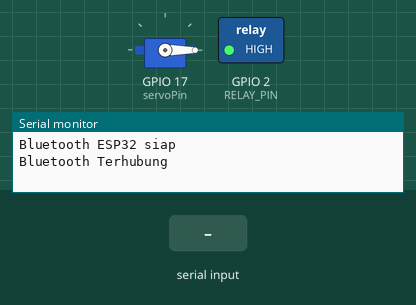
Bench run of a sketch on a simulated ESP32. On the bench: servo, switched loads named in the sketch (green lamp = pin HIGH), the last lines printed to the serial monitor. The inputs (shaded band) are chosen by the test bench. Nothing arrives over Bluetooth unless stated.

Above: at 1.2 s.
1.3 s: "1\n" received over the second serial link
At 2.7 s:
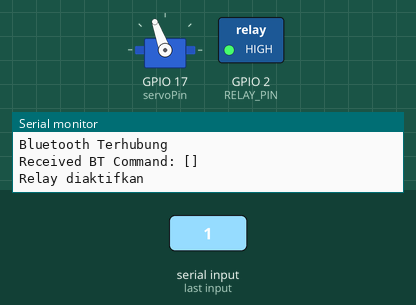
4.3 s: "0\n" received over the second serial link
At 5.0 s:
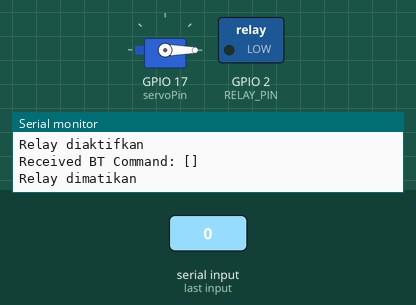
Timing chart, 0 to 7.3 s (numbered marks = the images above; inputs shaded):
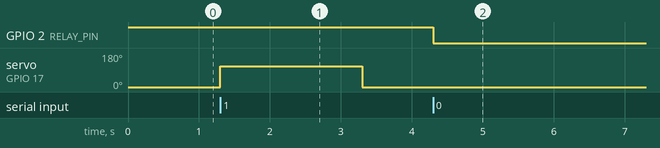

Measured:
- after the input at 1.3 s, servo on GPIO 17 (servoPin): 0° → 110° at once, → 0° 2.0 s later
- after the input at 4.3 s, GPIO 2 (RELAY_PIN): HIGH → LOW at once

The sketch:

tugasfinalpetfeeder.ino
```cpp
#include <Wire.h>
#include <BluetoothSerial.h>
#include <ESP32Servo.h>

BluetoothSerial SerialBT; // Inisialisasi Bluetooth Serial
Servo Servo;
long duration;
float distance;
#define RELAY_PIN 2        // Pin relay terhubung ke pin 2 ESP32
#define TRIG_PIN 18
#define ECHO_PIN 26
const int servoPin = 17;

// Inisialisasi LCD I2C 20x4 dengan alamat 0x27

bool bluetoothConnected = false; // Status koneksi Bluetooth

void setup() {
  pinMode(RELAY_PIN, OUTPUT);
  pinMode(TRIG_PIN, OUTPUT); //sensor
  pinMode(ECHO_PIN, INPUT); //sensor
  digitalWrite(RELAY_PIN, OUTPUT);
  Serial.begin(115200);
  SerialBT.begin("ESP32"); // Nama Bluetooth ESP32
  Serial.println("Bluetooth ESP32 siap");

  // Inisialisasi LCD
    Servo.attach(servoPin);
  Servo.write(0); // Posisi awal

}

void loop() {
  // Periksa apakah Bluetooth terhubung
  if (SerialBT.hasClient() && !bluetoothConnected) {
    bluetoothConnected = true;
    Serial.println("Bluetooth Terhubung");
  } else if (!SerialBT.hasClient() && bluetoothConnected) {
    bluetoothConnected = false;
    Serial.println("Bluetooth Terputus");
  }

  // Cek data yang diterima dari Bluetooth
  if (SerialBT.available()) {
    char receivedChar = SerialBT.read(); // Membaca data dari Bluetooth
    String command = SerialBT.readStringUntil('\n'); // Read the entire command until newline
    command.trim(); // Remove leading/trailing whitespace

    Serial.print("Received BT Command: [");
    Serial.print(command);
    Serial.println("]");

    if (receivedChar == '1') {
      digitalWrite(RELAY_PIN, HIGH); // Nyalakan relay
      Servo.write(110);
      Serial.println("Relay diaktifkan");


      delay (2000);

      Servo.write(0);
    } else if (receivedChar == '0') {
      digitalWrite(RELAY_PIN, LOW);
      Servo.write(0);
      Serial.println("Relay dimatikan");
    }
    else if (command == "ead"){
    Serial.println("masuk");
    command.trim();
      cekisi();
    }
    // else if (receivedChar == '2'){

    // }
  }
}

void cekisi() {
  // if (SerialBT.available()) {

    // if (command == "read") {
      float duration, distance, isi;

      digitalWrite(TRIG_PIN, LOW);
      delayMicroseconds(2);
      digitalWrite(TRIG_PIN, HIGH);
      delayMicroseconds(10);
      digitalWrite(TRIG_PIN, LOW);

      duration = pulseIn(ECHO_PIN, HIGH, 30000); // timeout 30ms
      distance = duration * 0.034 / 2;
      isi = 1 - distance/24 ;
        Serial.println(distance);
        Serial.println(isi);
      if (isi > 1 || isi < 0) {
        SerialBT.println("Tidak terdeteksi");
        Serial.println("Tidak terdeteksi");
      } else {
        SerialBT.println(isi*100);
        Serial.println(isi);
      }
    }
//     }
//   }
```
